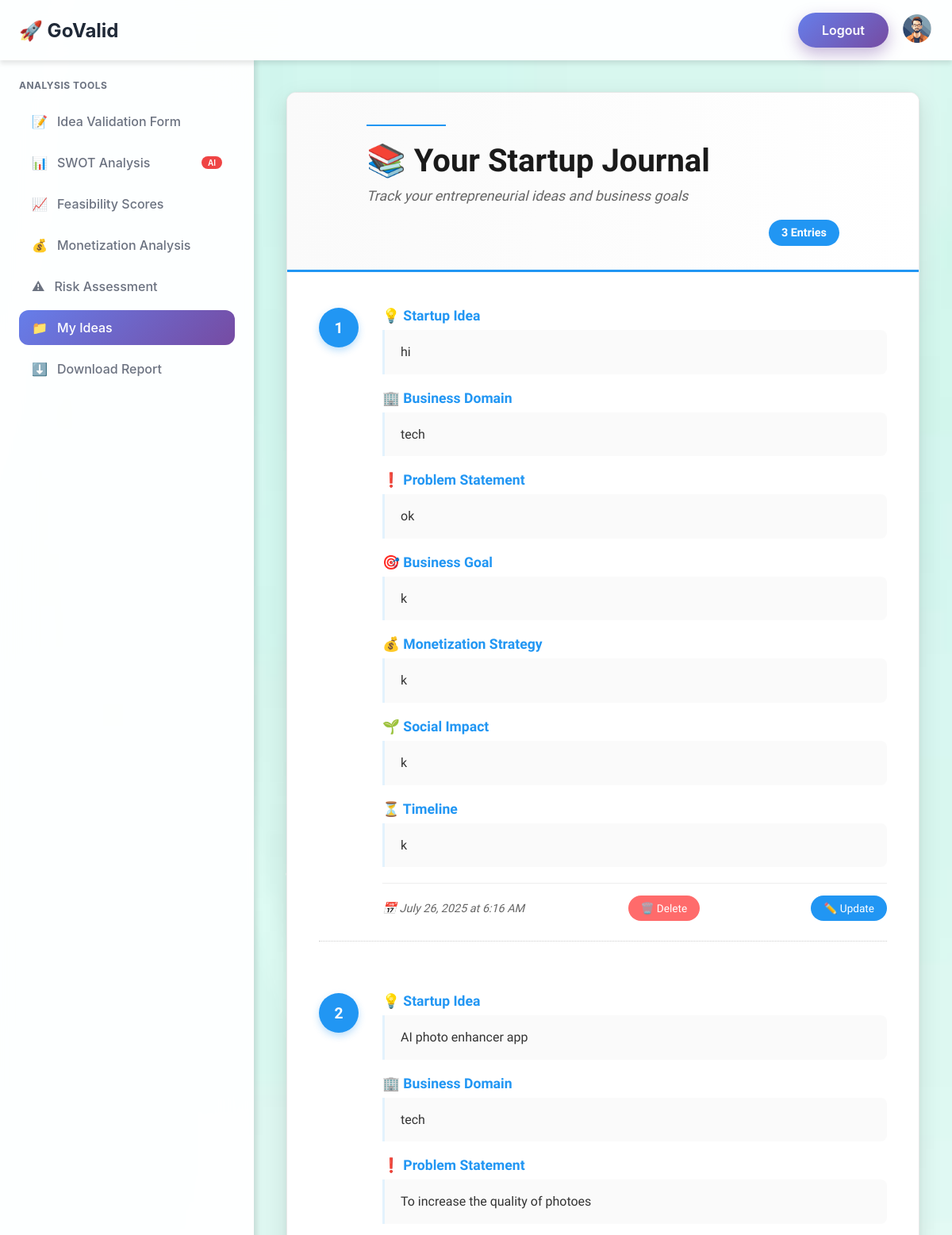
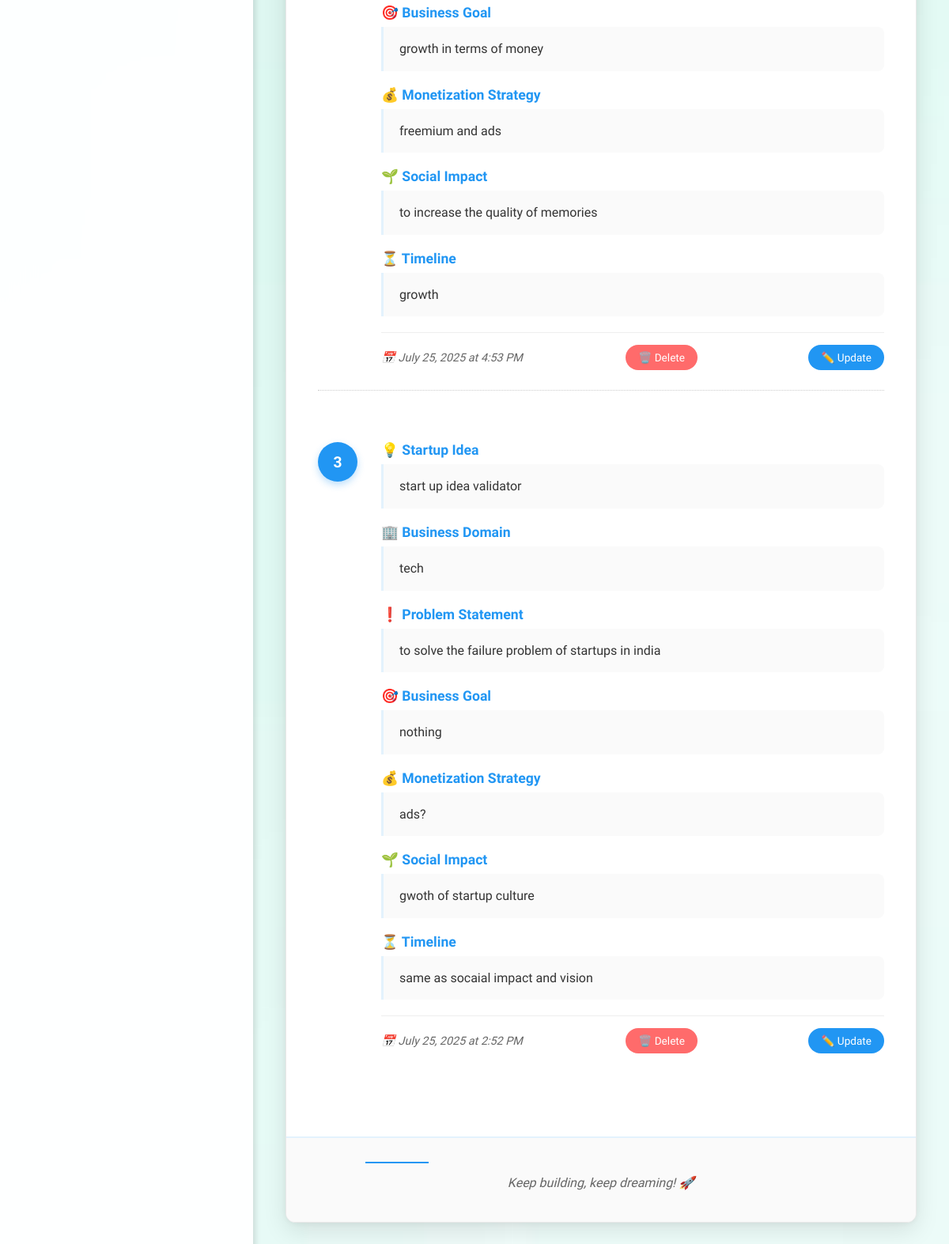
Screenshot of /dashboard/history/ (signed in) with the database file from the repository (2 pictures, top to bottom).
### dashboard/models.py (models this page shows)
class Validate_form(models.Model):
    created_at = models.DateTimeField(auto_now_add=True)  # ✅ keep only this line
    user = models.ForeignKey(User, on_delete=models.CASCADE, null=True)
    startup_idea = models.TextField()
    business_domain = models.CharField(max_length=50, choices=DOMAIN_CHOICES)
    problem_statement = models.TextField()
    business_goal = models.TextField()
    monetization_strategy = models.TextField()
    social_impact = models.TextField()
    timeline = models.TextField()
    feasibility_score = models.CharField(max_length=50, null=True, blank=True)
    feasibility_comment = models.TextField(null=True, blank=True)
    feasibility_level = models.CharField(max_length=50, null=True, blank=True)
    swot_analysis = models.TextField(null=True, blank=True)
    risk_score = models.CharField(max_length=50, null=True, blank=True)
    risk_comment = models.TextField(null=True, blank=True)
    monetization_suggestion = models.TextField(null=True, blank=True)

### dashboard/views.py (the view)
# urls.py: path("history/", views.history, name="history"),
@login_required
def history(request):
    entries = Validate_form.objects.filter(user=request.user).order_by('-created_at')
    return render(request, "dashboard/history.html", {"submissions": entries})

### templates/dashboard/history.html (shortened to what this page needs)
{% extends "base_dash.html" %}
{% block body %}
<div class="main-wrapper">
    <div class="notebook-container">
        <div class="notebook-header">
            <div class="header-line"></div>
            <h1 class="notebook-title">📚 Your Startup Journal</h1>
            <div class="header-subtitle">Track your entrepreneurial ideas and business goals</div>
            <div class="submissions-count">
                <span class="count-badge">{{ submissions|length }} Entries</span>
            </div>
        </div>
        <div class="notebook-content">
            {% for entry in submissions %}
            <div class="journal-entry">
    <div class="entry-number">{{ forloop.counter }}</div>
    <div class="entry-content">
        <div class="entry-section">
            <h3 class="section-label">💡 Startup Idea</h3>
            <div class="section-text">{{ entry.startup_idea }}</div>
        </div>
        <div class="entry-section">
            <h3 class="section-label">🏢 Business Domain</h3>
            <div class="section-text">{{ entry.get_business_domain_display }}</div>
        </div>
        <div class="entry-section">
            <h3 class="section-label">❗ Problem Statement</h3>
            <div class="section-text">{{ entry.problem_statement }}</div>
        </div>
        <div class="entry-section">
            <h3 class="section-label">🎯 Business Goal</h3>
            <div class="section-text">{{ entry.business_goal }}</div>
        </div>
        <div class="entry-section">
            <h3 class="section-label">💰 Monetization Strategy</h3>
            <div class="section-text">{{ entry.monetization_strategy }}</div>
        </div>
        <div class="entry-section">
            <h3 class="section-label">🌱 Social Impact</h3>
            <div class="section-text">{{ entry.social_impact }}</div>
        </div>
        <div class="entry-section">
            <h3 class="section-label">⏳ Timeline</h3>
            <div class="section-text">{{ entry.timeline }}</div>
        </div>
        <div class="entry-footer">
            <div class="entry-date">
                📅 {{ entry.created_at|date:"F d, Y" }} at {{ entry.created_at|date:"g:i A" }}
            </div>
            <form action="{% url 'dashboard:delete' entry.id %}" method="POST" class="delete-form">
                <button type="submit"
                        onclick="return confirm('Are you sure you want to delete this entry?')"
                        class="delete-btn">
                    🗑️ Delete
                </button>
            </form>
            <form action="{% url 'dashboard:update' entry.id %}" method="GET" style="display: inline;">
                    <button type="submit" class="update-btn">
                    ✏️ Update
                    </button>
                </form>
        </div>
    </div>
</div>
            {% endfor %}
        </div>
        <div class="notebook-footer">
            <div class="footer-line"></div>
            <div class="footer-text">Keep building, keep dreaming! 🚀</div>
        </div>
    </div>
</div>
{% endblock %}

### templates/base_dash.html (shortened to what this page needs)
{% load static %}
<!DOCTYPE html>
<html lang="en">
<head>
    <link rel="stylesheet" href="{% static 'css/base_dash.css' %}">
</head>
<body>
    <div class="floating-particles">
    </div>
<nav class="nav">
    <div class="nav-container" style="display: flex; justify-content: space-between; align-items: center;">
        <div class="brand">🚀 GoValid</div>
        <div style="display: flex; align-items: center; gap: 16px;">
            <a href="{% url 'accounts:logout' %}" class="logout-btn">Logout</a>
            <a href="{% url 'dashboard:profile' %}">
                <img src="{% static 'img/icon.png' %}" class="nav-profile-icon" alt="Profile" />
            </a>
        </div>
    </div>
</nav>
    <div class="main-layout">
        <aside class="sidebar">
            <div class="sidebar-section">
                <h3 class="sidebar-title">Analysis Tools</h3>
                <div>
                    <a href="{% url 'dashboard:dashboard' %}" class="sidebar-item {% if request.resolver_match.dashboard == 'dashboard' %} active {% endif %}">
                        <span>📝</span><span>Idea Validation Form</span>
                    </a>
                    <a href="{% url 'dashboard:swot' %}" class="sidebar-item {% if request.resolver_match.swot == 'swot' %} active {% endif %}">
                        <span>📊</span><span>SWOT Analysis</span><span class="sidebar-badge">AI</span>
                    </a>
                    <a href="{% url 'dashboard:feasibility' %}" class="sidebar-item {% if request.resolver_match.feasibility == 'feasibility' %} active {% endif %}">
                        <span>📈</span><span>Feasibility Scores</span>
                    </a>
                    <a href="{% url 'dashboard:monetization' %}" class="sidebar-item {% if request.resolver_match.Monetization == 'Monetization' %} active {% endif %}">
                        <span>💰</span><span>Monetization Analysis</span>
                    </a>
                    <a href="{% url 'dashboard:risk' %}" class="sidebar-item">
                        <span>⚠</span><span>Risk Assessment</span>
                    </a>
                    <a href="{% url 'dashboard:history' %}" class="sidebar-item {% if request.resolver_match.url_name == 'history' %} active {% endif %}">
                        <span>📁</span><span>My Ideas</span>
                    </a>
                    <a href="{% url 'dashboard:download_report' %}" class="sidebar-item">
                        <span>⬇️</span><span>Download Report</span>
                    </a>
                </div>
            </div>
        </aside>
        {% block body %}{% endblock %}
    </div>
</body>
</html>

### static/css/base_dash.css (style rules this page uses)
* { margin: 0; padding: 0; box-sizing: border-box; }
body { font-family: -apple-system, BlinkMacSystemFont, 'Segoe UI', Roboto, sans-serif; background: linear-gradient(135deg, #667eea 0%, #764ba2 50%, #f093fb 100%); min-height: 100vh; overflow-x: hidden; background-image: url("../img/notebook.jpg") ; background-size: cover; background-attachment: fixed; background-position: center; }
.floating-particles { position: fixed; top: 0; left: 0; width: 100%; height: 100%; pointer-events: none; z-index: -1; }
.nav { background: rgba(255, 255, 255, 0.95); backdrop-filter: blur(20px); box-shadow: 0 4px 6px rgba(0, 0, 0, 0.1); padding: 16px 24px; position: sticky; top: 0; z-index: 40; transition: all 0.3s; }
.nav-container { display: flex; align-items: center; justify-content: space-between; }
.brand { font-size: 24px; font-weight: 700; color: #1f2937; display: flex; align-items: center; gap: 12px; }
.logout-btn { padding: 12px 30px; font-size: 16px; font-weight: 600; color: white; background: linear-gradient(135deg, #667eea, #764ba2); border: none; border-radius: 50px; backdrop-filter: blur(10px); box-shadow: 0 8px 20px rgba(118, 75, 162, 0.4); cursor: pointer; text-decoration: none; display: inline-block; transition: all 0.3s ease; }
.main-layout { display: flex; min-height: calc(100vh - 76px); }
.sidebar { background: rgba(255, 255, 255, 0.95); backdrop-filter: blur(20px); box-shadow: 4px 0 6px rgba(0, 0, 0, 0.1); width: 320px; padding: 24px; display: none; flex-shrink: 0; }
@media (min-width: 1024px) { .sidebar { display: block; } }
.sidebar-section { margin-bottom: 32px; }
.sidebar-title { font-size: 12px; font-weight: 700; color: #6b7280; text-transform: uppercase; letter-spacing: 0.5px; margin-bottom: 16px; }
.sidebar-item { display: flex; align-items: center; gap: 12px; padding: 12px 16px; border-radius: 12px; margin-bottom: 8px; cursor: pointer; transition: all 0.2s; color: #6b7280; font-weight: 500; text-decoration: none; }
.sidebar-item.active { background: linear-gradient(135deg, #667eea, #764ba2); color: white; }
.sidebar-badge { margin-left: auto; background: #ef4444; color: white; font-size: 10px; padding: 2px 8px; border-radius: 12px; font-weight: 600; }
.nav-profile-icon { width: 40px; height: 40px; border-radius: 50%; cursor: pointer; }

### rows the page displays
Validate_form: startup_idea "hi", business_domain "tech", problem_statement "ok", business_goal "k", monetization_strategy "k", social_impact "k", timeline "k", created_at "July 26, 2025", created_at "6:16 AM"
Validate_form: startup_idea "AI photo enhancer app", business_domain "tech", problem_statement "To increase the quality of photoes", business_goal "growth in terms of money", monetization_strategy "freemium and ads", social_impact "to increase the quality of memories", timeline "growth", created_at "July 25, 2025", created_at "4:53 PM"
Validate_form: startup_idea "start up idea validator", business_domain "tech", problem_statement "to solve the failure problem of startups in india", business_goal "nothing", monetization_strategy "ads?", social_impact "gwoth of startup culture", timeline "same as socaial impact and vision", created_at "July 25, 2025", created_at "2:52 PM"

### other values shown
{{ submissions|length }} "3"
